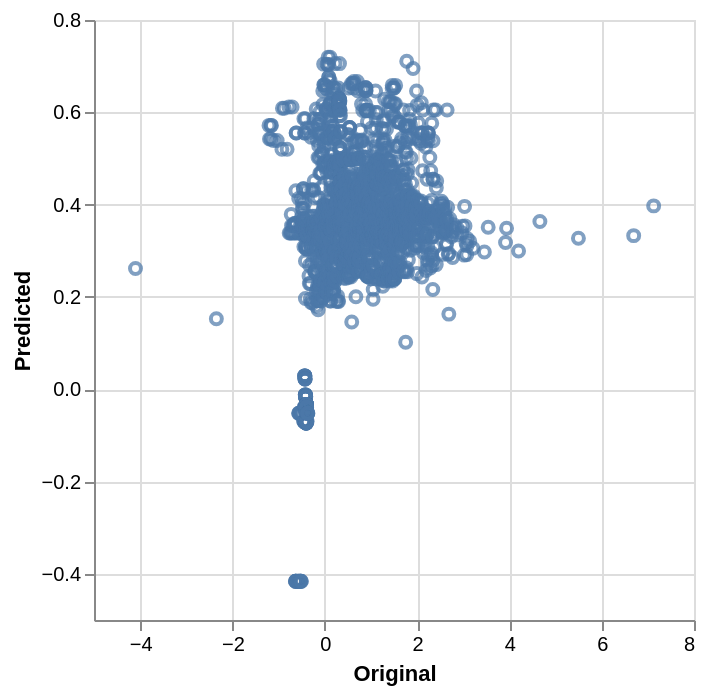

Write notebook code for a chart like this one.
### Code cell
// Display Scatter plot of original vs predicted scores
import vl from "npm:vega-lite-api";

const plot = vl
  .markPoint()
  .data(scores)
  .encode(
    vl.x().fieldQ("Original"),
    vl.y().fieldQ("Predicted"),
  );

await Deno.jupyter.display(plot);

### Figure 1 — Vega-Lite specification as saved in the notebook (floating-point values rounded to 4 significant figures; data arrays with more than 128 entries replaced by an {"elided": "..."} marker saying what was removed)
{"$schema": "https://vega.github.io/schema/vega-lite/v5.json", "data": {"values": {"elided": "1775 records"}}, "encoding": {"x": {"field": "Original", "type": "quantitative"}, "y": {"field": "Predicted", "type": "quantitative"}}, "mark": {"type": "point"}}
